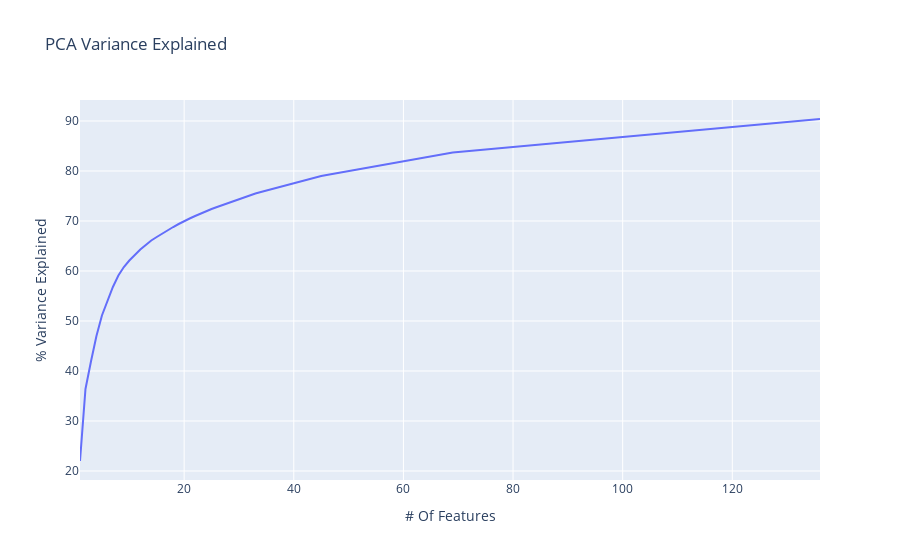

The notebook cell this image was saved under:
### Code cell
var=np.cumsum(np.round(pca.explained_variance_ratio_, decimals=3)*100)
fig = go.Figure(data=go.Scatter(x=list(range(1,len(var)+1)), y=var))
fig.update_layout(title='PCA Variance Explained',
                   xaxis_title='# Of Features',
                   yaxis_title='% Variance Explained')
fig.show()

### Figure 1 — Plotly figure (JSON) as saved in the notebook; plotly's stock layout.template omitted (floating-point values rounded to 4 significant figures; data arrays with more than 128 entries replaced by an {"elided": "..."} marker saying what was removed)
{"data": [{"type": "scatter", "x": {"elided": "136 int values"}, "y": {"elided": "136 float values"}}], "layout": {"title": {"text": "PCA Variance Explained"}, "xaxis": {"title": {"text": "# Of Features"}}, "yaxis": {"title": {"text": "% Variance Explained"}}}}
